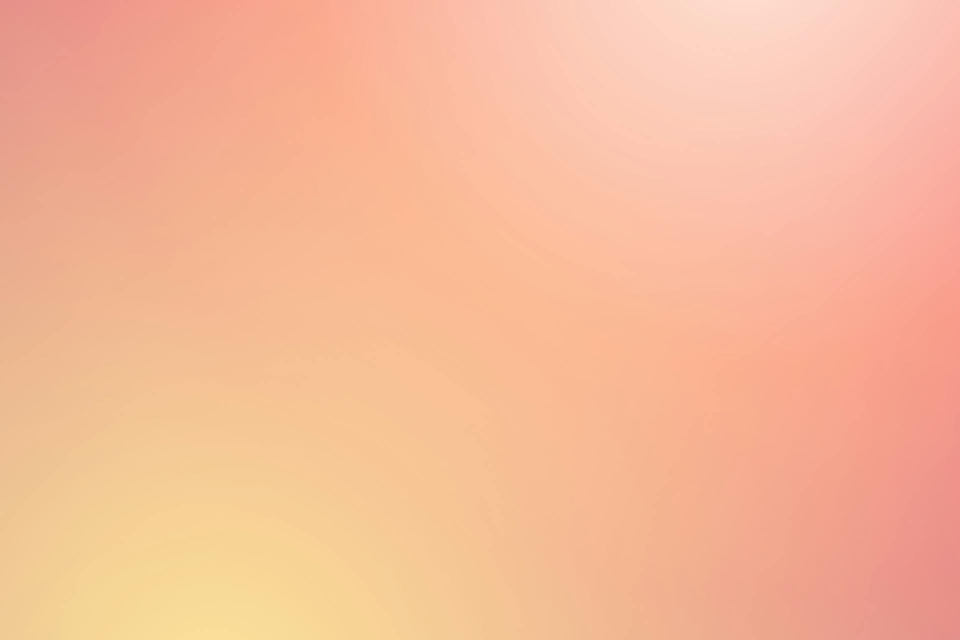
#> input picture tools/bid-manager/legacy/shared/stock-images/abstract/abstract-03.jpg, 1920 x 1280 px (shown at 1/2 size)
$ python -i image_helpers.py   (imports and definitions only)
#> lines starting #> are read from the running program, lines starting #| are printed output that depends on the picture
#!/usr/bin/env python3
"""Reusable image and diagram helpers for rich, editable PPTX slides."""
from __future__ import annotations

import hashlib
import json
import math
from pathlib import Path
from typing import Any

from PIL import Image, ImageColor, ImageDraw
from pptx.dml.color import RGBColor
from pptx.enum.shapes import MSO_AUTO_SHAPE_TYPE, MSO_CONNECTOR, MSO_SHAPE
from pptx.enum.text import MSO_ANCHOR, PP_ALIGN
from pptx.util import Inches, Pt

ROOT = Path(__file__).resolve().parents[2]
LOGO_DIR = ROOT / "ppt-maker" / "assets" / "logos"
LOGO_REGISTRY_PATH = LOGO_DIR / "logo_registry.json"
ICON_REGISTRY_PATH = ROOT / "ppt-maker" / "assets" / "icons" / "icon_registry.json"

BRAND_COLORS: dict[str, str] = {
    "navy": "1B2B65",
    "blue": "3B82F6",
    "green": "10B981",
    "amber": "F59E0B",
    "red": "EF4444",
    "purple": "8B5CF6",
    "light_bg": "F8FAFC",
    "gray": "64748B",
    "mid_gray": "CBD5E1",
    "dark": "1E293B",
    "white": "FFFFFF",
    "black": "0F172A",
    "blockchain": "7C3AED",
    "external": "0EA5E9",
}

TYPE_STYLES: dict[str, dict[str, str]] = {
    "platform": {"fill": "E8F0FF", "line": "3B82F6", "icon": "platform"},
    "database": {"fill": "ECFDF5", "line": "10B981", "icon": "database"},
    "api": {"fill": "EFF6FF", "line": "2563EB", "icon": "api"},
    "user": {"fill": "FFF7ED", "line": "F59E0B", "icon": "users"},
    "external": {"fill": "F0F9FF", "line": "0EA5E9", "icon": "integration"},
    "blockchain": {"fill": "F5F3FF", "line": "7C3AED", "icon": "blockchain"},
}

REGION_POINTS = {
    "americas": {"x": 0.18, "y": 0.40},
    "europe": {"x": 0.47, "y": 0.26},
    "middle east": {"x": 0.58, "y": 0.36},
    "asia-pacific": {"x": 0.77, "y": 0.42},
    "africa": {"x": 0.49, "y": 0.52},
}


def _rgb(value: str) -> RGBColor:
    return RGBColor.from_string(value.replace("#", ""))


# [71 lines left out: functions _to_emu, _position, _xy, _text_box, _load_logo_registry, _load_icon_registry and 1 more, not called in this run]


def _emu_to_px(value: Any) -> int | None:
    if value is None:
        return None
    try:
        # Use 192 DPI (2× standard 96 DPI) so embedded bitmaps are Retina-ready.
        # At 96 DPI, a typical image placeholder embeds at ~564×502 px, which looks
        # soft on HiDPI displays. At 192 DPI the same slot embeds at ~1128×1004 px,
        # matching the physical pixel density of Retina screens.
        return max(1, int(round(int(value) / 4762)))
    except Exception:
        return None


# [10 lines left out: function _parse_background_color, not called in this run]


def prepare_image_for_placeholder(
    path: str | Path | None,
    *,
    width_emu=None,
    height_emu=None,
    fit_mode: str = 'contain',
    background: str = 'transparent',
    round_corners: bool = False,
    radius_px: int = 8,
    cache_dir: Path | None = None,
) -> Path | None:
#> called with fit_mode = 'cover', background = 'transparent', round_corners = True, radius_px = 8
    source = Path(path) if path else None
    if not source or not source.exists():
        return None

    target_width_px = _emu_to_px(width_emu)
    target_height_px = _emu_to_px(height_emu)
    cache_root = cache_dir or (ROOT / 'ppt-maker' / 'output' / '.prepared-image-cache')
    cache_root.mkdir(parents=True, exist_ok=True)
    fingerprint = hashlib.sha1(
        f"{source.resolve()}::{source.stat().st_mtime_ns}::{source.stat().st_size}::{target_width_px}::{target_height_px}::{fit_mode}::{background}::{round_corners}::{radius_px}".encode('utf-8')
    ).hexdigest()[:16]
    output_path = cache_root / f"{source.stem}-{fit_mode}-{fingerprint}.png"
    if output_path.exists():
        return output_path

    with Image.open(source) as image:
#> image is the input picture: PIL image 1920x1280 RGB; mean R, G, B 246.3, 185.3, 152.6
        image = image.convert('RGBA')
#> image: PIL image 1920x1280 RGBA
        output = image
        if target_width_px and target_height_px:
            src_w, src_h = image.size
            if fit_mode == 'cover':
                scale = max(target_width_px / src_w, target_height_px / src_h)
            else:
                scale = min(target_width_px / src_w, target_height_px / src_h)
            resized = image.resize(
                (max(1, int(round(src_w * scale))), max(1, int(round(src_h * scale)))),
                Image.Resampling.LANCZOS,
            )
            if fit_mode == 'cover':
                left = max(0, int(round((resized.width - target_width_px) / 2)))
                top = max(0, int(round((resized.height - target_height_px) / 2)))
                output = resized.crop((left, top, left + target_width_px, top + target_height_px))
            else:
                output = Image.new('RGBA', (target_width_px, target_height_px), _parse_background_color(background))
                paste_left = int(round((target_width_px - resized.width) / 2))
                paste_top = int(round((target_height_px - resized.height) / 2))
                output.alpha_composite(resized, (paste_left, paste_top))

        if round_corners:
            mask = Image.new('L', output.size, 0)
#> mask: PIL image 1920x1280 L; every value is 0
            draw = ImageDraw.Draw(mask)
            max_radius = max(1, min(radius_px, output.size[0] // 2, output.size[1] // 2))
#> max_radius = 8
            draw.rounded_rectangle((0, 0, output.size[0] - 1, output.size[1] - 1), radius=max_radius, fill=255)
            output.putalpha(mask)
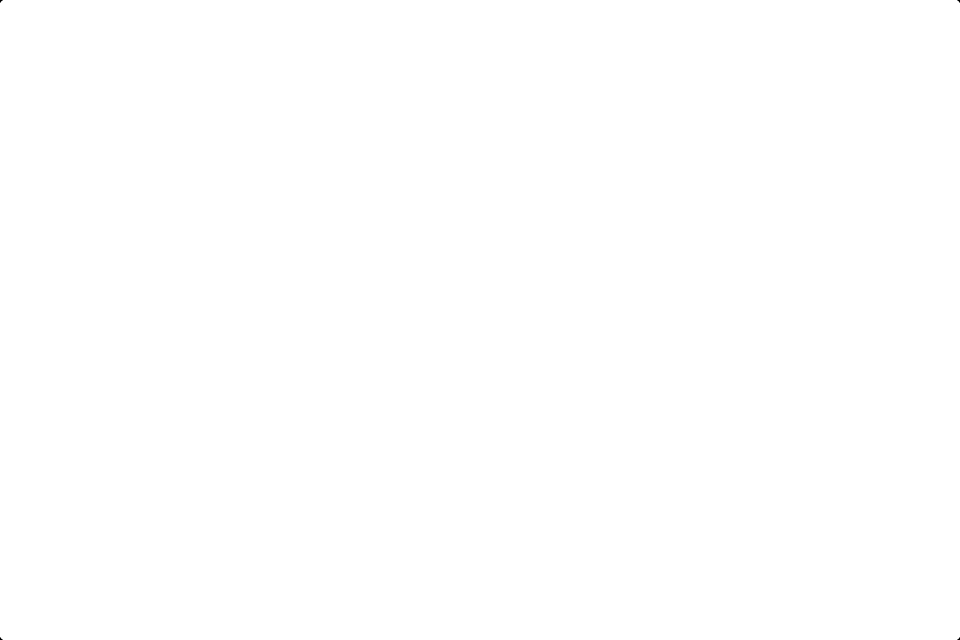
#> mask: PIL image 1920x1280 L (shown at 1/2 size); 100% white; 4 black regions (4 under 20 px)
        output.save(output_path, format='PNG')
    return output_path


def prepare_rounded_image(path: str | Path | None, *, radius_px: int = 8, width_emu=None, height_emu=None, cache_dir: Path | None = None) -> Path | None:
    return prepare_image_for_placeholder(
        path,
        width_emu=width_emu,
        height_emu=height_emu,
        fit_mode='cover',
        background='transparent',
        round_corners=True,
        radius_px=radius_px,
        cache_dir=cache_dir,
    )


# [470 lines left out: functions add_picture_fit, _safe_picture, _icon_path, add_logo, add_logo_grid, add_logo_strip and 7 more, not called in this run]


def _initials(name: str) -> str:
    bits = [bit[0].upper() for bit in name.split() if bit]
    return "".join(bits[:2]) or "?"


# [88 lines left out: functions add_team_grid, add_photo_with_caption, add_visual_element, not called in this run]

>>> result = prepare_rounded_image('../../../../bid-manager/legacy/shared/stock-images/abstract/abstract-03.jpg')
